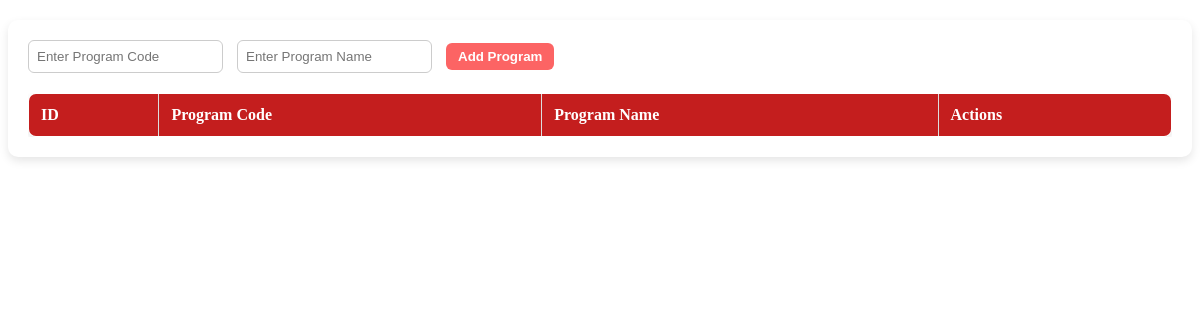
Before: /admin_pages/manage_program.php with the older database file.
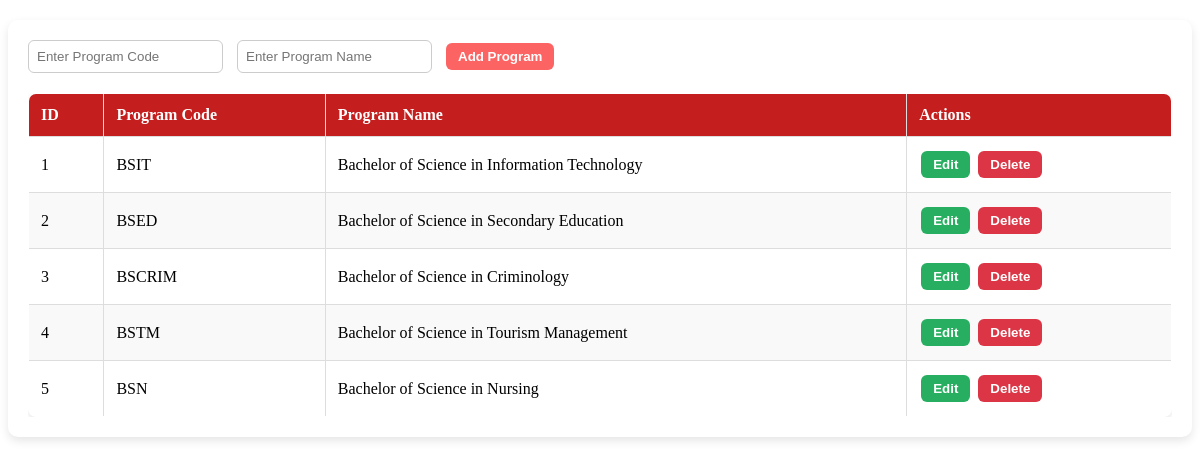
After: the same page with the newer database file.
### tables this page shows
CREATE TABLE `programs` (
  `id` int(11) NOT NULL,
  `program_code` varchar(50) NOT NULL,
  `program_name` varchar(100) NOT NULL
);

### admin_pages/manage_program.php (the view, shortened to what this page needs)
<?php
require __DIR__ . '/../db_connect.php';
$edit_mode = false;
$edit_id = null;
$edit_code = "";
$edit_name = "";
$programs = $pdo->query("SELECT * FROM programs ORDER BY id ASC")->fetchAll(PDO::FETCH_ASSOC);
?>
<div class="container">
    <form method="POST" class="form-box">
        <input type="text" name="program_code" placeholder="Enter Program Code"
               value="<?= htmlspecialchars($edit_code); ?>" required>
        <input type="text" name="program_name" placeholder="Enter Program Name"
               value="<?= htmlspecialchars($edit_name); ?>" required>
        <?php if ($edit_mode): ?>
            <input type="hidden" name="id" value="<?= $edit_id; ?>">
            <button type="submit" name="update_program" class="btn btn-warning">Update Program</button>
            <a href="" class="btn btn-secondary">Cancel</a>
        <?php else: ?>
            <button type="submit" name="add_program" class="btn btn-primary">Add Program</button>
        <?php endif; ?>
    </form>
    <div class="table-box">
        <table class="styled-table">
            <thead>
                <tr>
                    <th>ID</th>
                    <th>Program Code</th>
                    <th>Program Name</th>
                    <th>Actions</th>
                </tr>
            </thead>
            <tbody>
            <?php foreach ($programs as $program): ?>
                <tr>
                    <td><?= $program['id']; ?></td>
                    <td><?= htmlspecialchars($program['program_code']); ?></td>
                    <td><?= htmlspecialchars($program['program_name']); ?></td>
                    <td>
                        <form method="POST" class="inline-form">
                            <button type="submit" name="edit_program" class="btn btn-info">Edit</button>
                        </form>
                        <form method="POST" class="inline-form">
                            <button type="submit" name="delete_program" class="btn btn-danger" onclick="return confirm('Are you sure you want to delete this program?')">Delete</button>
                        </form>
                    </td>
                </tr>
            <?php endforeach; ?>
            </tbody>
        </table>
    </div>
</div>

Changed rows visible on the page:
added programs: id "1", program_code "BSIT", program_name "Bachelor of Science in Information Technology"
added programs: id "2", program_code "BSED", program_name "Bachelor of Science in Secondary Education"
added programs: id "3", program_code "BSCRIM", program_name "Bachelor of Science in Criminology"
added programs: id "4", program_code "BSTM", program_name "Bachelor of Science in Tourism Management"
added programs: id "5", program_code "BSN", program_name "Bachelor of Science in Nursing"
